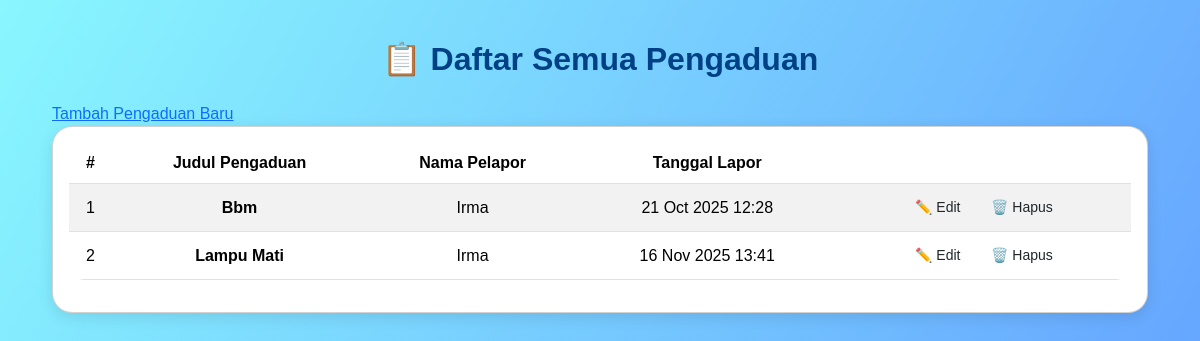
The page /warga/pengaduan/ on the database its author committed.
### warga/models.py (models this page shows, shortened)
class Pengaduan(models.Model):
    STATUS_CHOICES = [
        ('BARU', 'Baru'),
        ('DIPROSES', 'Diproses'),
        ('SELESAI', 'Selesai'),
    ]
    judul = models.CharField(max_length=200)
    deskripsi = models.TextField()
    status = models.CharField(max_length=10, choices=STATUS_CHOICES, default='BARU')
    tanggal_lapor = models.DateTimeField(auto_now_add=True)
    pelapor = models.ForeignKey(Warga, on_delete=models.CASCADE, related_name='pengaduan')

class Warga(models.Model):
    nik = models.CharField(max_length=16, unique=True, verbose_name="Nomor Induk Kependudukan")
    nama_lengkap = models.CharField(max_length=100, verbose_name="Nama Lengkap")
    alamat = models.TextField(verbose_name="Alamat Tinggal")
    no_telepon = models.CharField(max_length=15, blank=True, verbose_name="Nomor Telepon")
    tanggal_registrasi = models.DateTimeField(auto_now_add=True)

### warga/views.py (the view)
# urls.py: path('pengaduan/', PengaduanListView.as_view(), name='pengaduan-list'),
class PengaduanListView(ListView):
    model = Pengaduan

### warga/templates/warga/pengaduan_list.html (shortened to what this page needs)
<!DOCTYPE html>
<html lang="id">
<head>
    <link href="https://cdn.jsdelivr.net/npm/bootstrap@5.3.2/dist/css/bootstrap.min.css" rel="stylesheet">
</head>
<body>
<div class="container">
    <h2 class="text-center mb-4">📋 Daftar Semua Pengaduan</h2>
    <a href="{% url 'pengaduan-tambah' %}">Tambah Pengaduan Baru</a>
    <div class="card p-3">
        <table class="table table-striped table-hover align-middle text-center">
            <thead>
                <tr>
                    <th>#</th>
                    <th>Judul Pengaduan</th>
                    <th>Nama Pelapor</th>
                    <th>Tanggal Lapor</th>
                    <th></th>
                </tr>
            </thead>
            <tbody>
                {% for pengaduan in pengaduan_list %}
                <tr>
                    <td>{{ forloop.counter }}</td>
                    <td class="judul">{{ pengaduan.judul }}</td>
                    <td>{{ pengaduan.pelapor.nama_lengkap }}</td>
                    <td>{{ pengaduan.tanggal_lapor|date:"d M Y H:i" }}</td>
                    <td>
                        <a href="{% url 'pengaduan-edit' pengaduan.pk %}" class="btn btn-edit btn-sm me-2">✏️ Edit</a>
                        <a href="{% url 'pengaduan-hapus' pengaduan.pk %}" class="btn btn-delete btn-sm">🗑️ Hapus</a>
                    </td>
                </tr>
                {% empty %}
                <tr>
                    <td colspan="5" class="text-muted">Belum ada pengaduan yang tercatat.</td>
                </tr>
                {% endfor %}
            </tbody>
        </table>
    </div>
</div>
</body>
</html>

### warga/templates/warga/pengaduan_list.html (style rules this page uses)
body { background: linear-gradient(120deg, #89f7fe 0%, #66a6ff 100%); font-family: 'Poppins', sans-serif; padding: 40px; }
.card { border-radius: 20px; box-shadow: 0 4px 15px rgba(0,0,0,0.1); }
.table { background: white; border-radius: 15px; overflow: hidden; }
th { background-color: #007bff; color: white; }
.judul { font-weight: 600; }
.container h2 { color: #004085; font-weight: 700; margin-bottom: 25px; }

### rows shown on the page
Pengaduan: judul "Bbm", pelapor.nama_lengkap "Irma", tanggal_lapor "21 Oct 2025 12:28"
Pengaduan: judul "Lampu Mati", pelapor.nama_lengkap "Irma", tanggal_lapor "16 Nov 2025 13:41"
